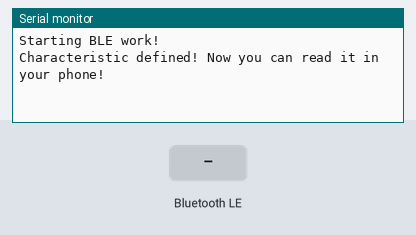
A sketch run on a simulated ESP32-C6. Shown: the last lines printed to the serial monitor. Inputs (shaded band) come from the test bench. Random numbers use the default seed unless the sketch sets one; nothing arrives over Bluetooth unless stated; a phone connects over Bluetooth LE 3 s after start.

Above: at 1.2 s.
1.3 s: Bluetooth LE write "1" received
At 2.0 s:
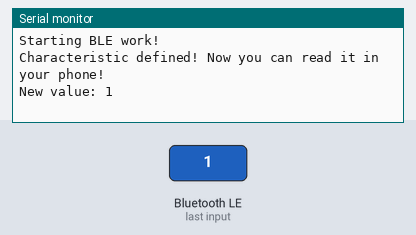
4.3 s: Bluetooth LE write "0" received
At 5.5 s:
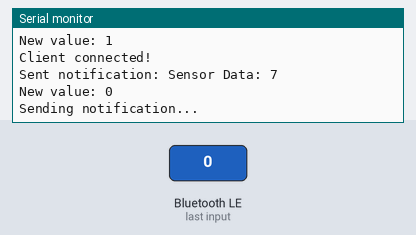
5.8 s: Bluetooth LE write "2" received
At 5.96 s:
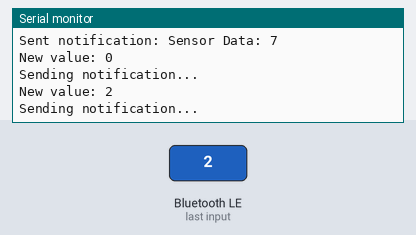
Timing chart, 0 to 8.8 s (numbered marks = the images above; inputs shaded):
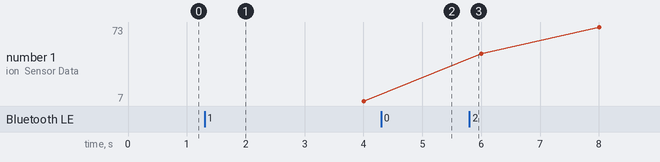

The sketch:

server.ino
```cpp
#include <BLEDevice.h>
#include <BLEUtils.h>
#include <BLEServer.h>

// Enables read/write/notifications within a define BLE characteristic

#define SERVICE_UUID        "4fafc201-1fb5-459e-8fcc-c5c9c331914b"
#define CHARACTERISTIC_UUID "beb5483e-36e1-4688-b7f5-ea07361b26a8"

BLECharacteristic *pCharacteristic;
bool deviceConnected = false;
// Create a class to handle characteristic callbacks
class MyCharacteristicCallbacks: public BLECharacteristicCallbacks {
  String value = "default value";
    void onRead(BLECharacteristic *pCharacteristic) {
      Serial.println("Characteristic read!");

    }

    void onWrite(BLECharacteristic *pCharacteristic) {
      value = "";

      uint8_t* dataPtr = pCharacteristic->getData();
      if (dataPtr != nullptr) {
        // Convert to Arduino String
        for (int i = 0; i < pCharacteristic->getLength(); i++) {
          value += (char)dataPtr[i];
        }
        Serial.print("New value: ");
        Serial.println(value);
        pCharacteristic->setValue(value);
        if (deviceConnected) {
          Serial.println("Sending notification...");
          pCharacteristic->notify();
        }
      }
    }
};

// Create a class for server callbacks
class MyServerCallbacks: public BLEServerCallbacks {
    void onConnect(BLEServer* pServer) {
      Serial.println("Client connected!");
      // Refresh the value when a client connects
      deviceConnected = true;
    }

    void onDisconnect(BLEServer* pServer) {
      Serial.println("Client disconnected!");
      // Restart advertising to allow new connections
      deviceConnected = false;
      BLEDevice::startAdvertising();
    }
};

void setup() {
  Serial.begin(115200);
  Serial.println("Starting BLE work!");

  BLEDevice::init("XIAO_ESP32C6");
  BLEDevice::setPower(ESP_PWR_LVL_P9);
  // Create the server
  BLEServer *pServer = BLEDevice::createServer();
  pServer->setCallbacks(new MyServerCallbacks());

  // Create the service
  BLEService *pService = pServer->createService(SERVICE_UUID);

  // Create the characteristic
  pCharacteristic = pService->createCharacteristic(
                      CHARACTERISTIC_UUID,
                      BLECharacteristic::PROPERTY_READ |
                      BLECharacteristic::PROPERTY_WRITE |
                      BLECharacteristic::PROPERTY_NOTIFY
                    );

  pCharacteristic->setValue("Hello World");
  pCharacteristic->setCallbacks(new MyCharacteristicCallbacks());

  // Start the service
  pService->start();

  // Start advertising
  BLEAdvertising *pAdvertising = BLEDevice::getAdvertising();
  pAdvertising->addServiceUUID(SERVICE_UUID);
  pAdvertising->setScanResponse(true);
  pAdvertising->setMinPreferred(0x06);  // functions that help with iPhone connections issue
  pAdvertising->setMinPreferred(0x12);
  BLEDevice::startAdvertising();

  Serial.println("Characteristic defined! Now you can read it in your phone!");
}

void loop() {
  if (deviceConnected) {
    // arbitrary sensor data - can be replaced with something more significant
    String newData = "Sensor Data: " + String(random(0, 100));
    pCharacteristic->setValue(newData.c_str());
    pCharacteristic->notify();
    Serial.println("Sent notification: " + newData);
  }
  delay(2000);
}
```

Measured:
- after the input at 1.3 s, the serial monitor: prints a new line at once (image 1)
- after the input at 4.3 s, the serial monitor: prints a new line at once (image 2)
- after the input at 5.8 s, the serial monitor: prints a new line at once (image 3)
